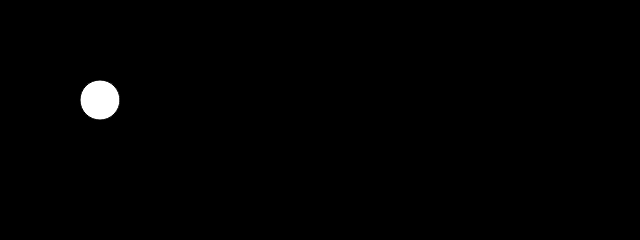
Frame 1 (no input)
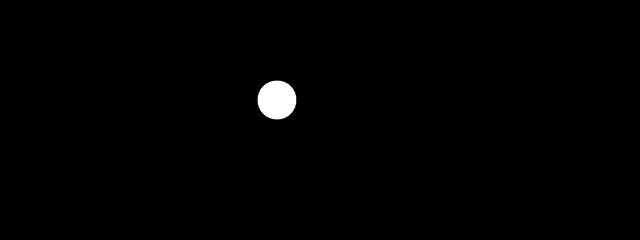
Frame 60 (no input)
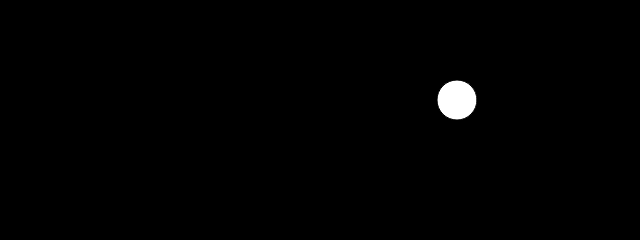
Frame 120 (the mouse pressed at the canvas centre since frame 60)

The p5.js sketch that drew these frames (run headless with seeded random() and noise() and a simulated clock; from frame 60 on, the mouse is pressed at the canvas centre):

// p5.js sketch
// ── sketch.js
var spot = {
	x:100,
	y:100
};
var speed=3;
function setup() {
	createCanvas(640,240);
	
  	
}

function draw() {
	background(0); 
	ellipse(spot.x,spot.y,40,40);
	spot.x=spot.x+speed;
	if (spot.x>width) {
		spot.x=spot.x-speed;
		speed=-3;
	}
	else if(spot.x<1){
		speed=3;
	}
  // put drawing code here
}
